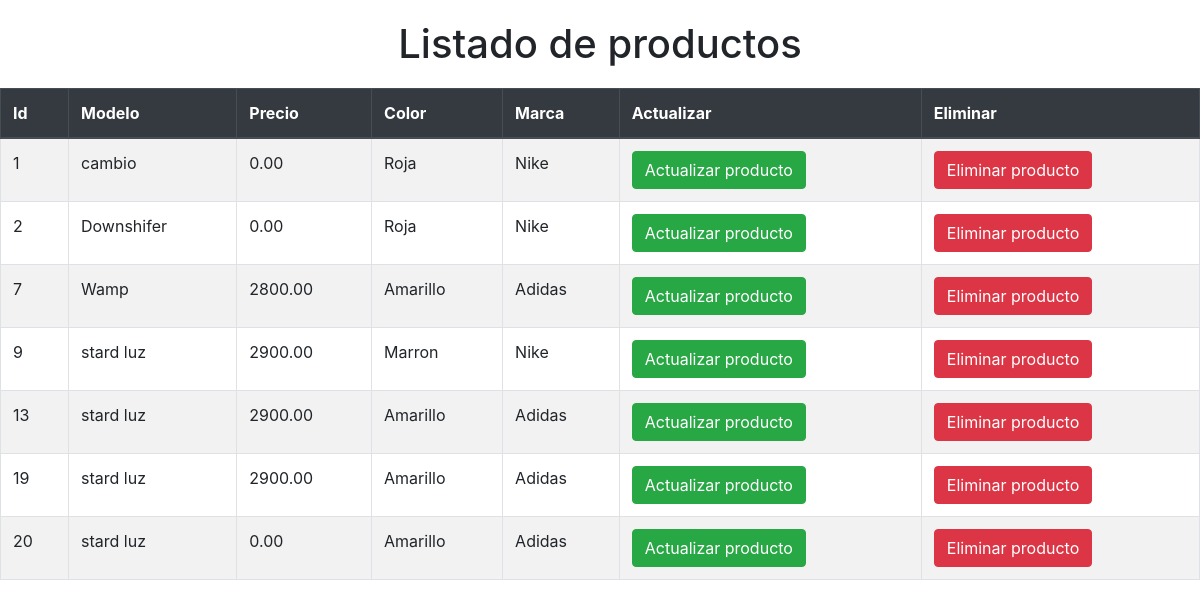
The app's page /php/list_products.php (signed in) with its own data.
### tables this page shows
CREATE TABLE `sneakers` (
  `id_sneakers` int(11) NOT NULL,
  `model` varchar(50) NOT NULL,
  `price` decimal(7,2) DEFAULT NULL,
  `id_brand` int(11) NOT NULL,
  `id_color` int(11) NOT NULL,
  `fecha_alta` timestamp NOT NULL DEFAULT CURRENT_TIMESTAMP,
  `images` varchar(255) DEFAULT NULL,
  `observacion` varchar(255) DEFAULT NULL
);

CREATE TABLE `color` (
  `id_color` int(11) NOT NULL,
  `description` varchar(50) NOT NULL
);

CREATE TABLE `brand` (
  `id_brand` int(11) NOT NULL,
  `description` varchar(50) NOT NULL
);

### php/list_products.php (the view, shortened to what this page needs)
<!DOCTYPE html>
<html lang="en">
<head>
    <link rel="stylesheet" href="../css/bootstrap.min.css">
</head>
<body>
    <h1 class="text-center" style="margin:20px 0px">Listado de productos</h1>
    <table class="table table-bordered table-striped table-hover">
        <thead class="thead-dark">
            <tr>
                <th>Id</th>
                <th>Modelo</th>
                <th>Precio</th>
                <th>Color</th>
                <th>Marca</th>
                <th>Actualizar</th>
                <th>Eliminar</th>
            </tr>
        </thead>
        <tbody>
            <?php
            if ($_SESSION['logueado']) {
                $con = openCon('../config/db_products.ini');
                $con->set_charset("utf8mb4");
                $sql = "SELECT s.id_sneakers as id, s.model as modelo, s.price as precio, c.description as color, b.description as marca
                FROM sneakers s
                INNER JOIN brand b ON s.id_brand =b.id_brand
                INNER JOIN color c ON s.id_color=c.id_color";
                $result = $con->query($sql);
                while ($row = $result->fetch_assoc()) {
                    ?>
                    <tr>
                        <td><?php echo $row['id'] ?> </td>
                        <td><?php echo $row['modelo'] ?> </td>
                        <td><?php echo $row['precio'] ?> </td>
                        <td><?php echo $row['color'] ?> </td>
                        <td><?php echo $row['marca'] ?> </td>
                        <td> <a class="btn btn-success" href="#" onclick="updateProduct(<?php echo $row['id']; ?>)">Actualizar producto</td>
                        <td> <a class="btn btn-danger" href="#" onclick="deleteProduct(<?php echo $row['id']; ?>)">Eliminar producto</td>
                    </tr>
            <?php
                }
            }
            ?>
        </tbody>
    </table>
</body>
</html>

### records on screen
sneakers: id_sneakers "1", model "cambio", price "0.00", id_color.description "Roja", id_brand.description "Nike"
sneakers: id_sneakers "2", model "Downshifer", price "0.00", id_color.description "Roja", id_brand.description "Nike"
sneakers: id_sneakers "7", model "Wamp", price "2800.00", id_color.description "Amarillo", id_brand.description "Adidas"
sneakers: id_sneakers "9", model "stard luz", price "2900.00", id_color.description "Marron", id_brand.description "Nike"
sneakers: id_sneakers "13", model "stard luz", price "2900.00", id_color.description "Amarillo", id_brand.description "Adidas"
sneakers: id_sneakers "19", model "stard luz", price "2900.00", id_color.description "Amarillo", id_brand.description "Adidas"
sneakers: id_sneakers "20", model "stard luz", price "0.00", id_color.description "Amarillo", id_brand.description "Adidas"
